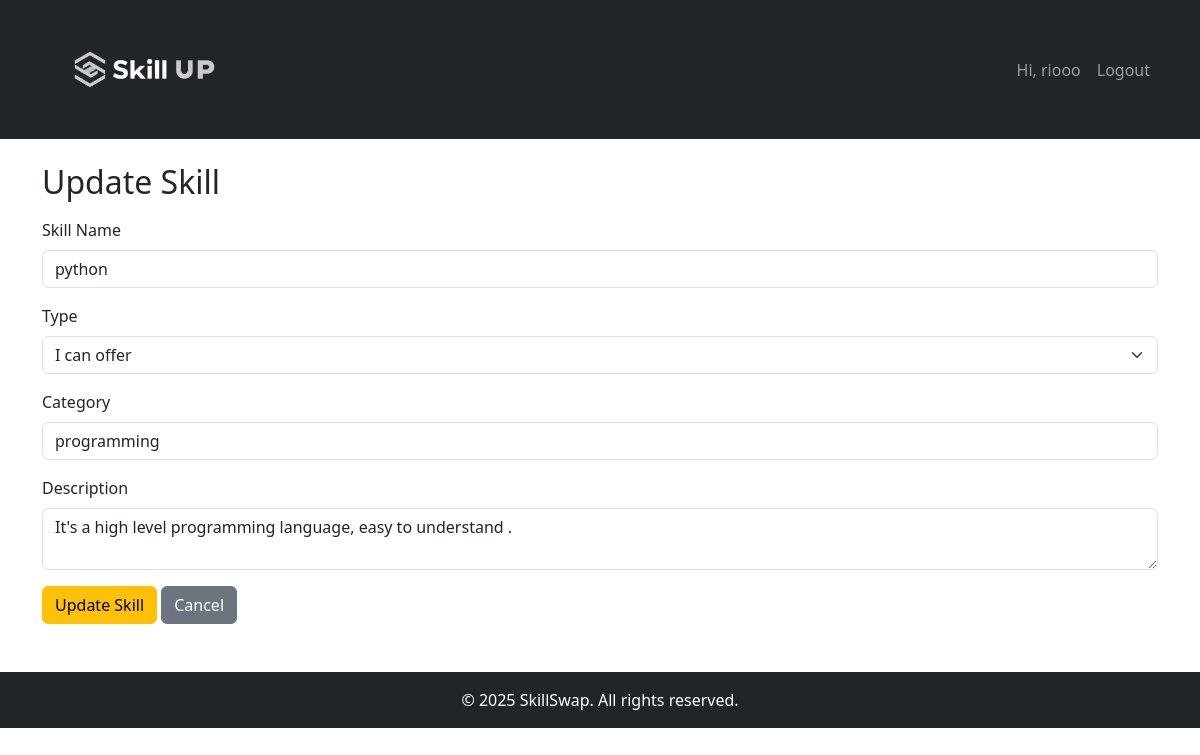
Page /skills/update/1 (signed in) on the committed database.
### SkillSwaP/app/models/user.py (models this page shows, shortened)
class User(db.Model, UserMixin):
    id = db.Column(db.Integer, primary_key = True)
    username = db.Column(db.String(50), nullable = False, unique = True)
    email = db.Column(db.String(120), nullable = False, unique = True)
    password = db.Column(db.String(200), nullable = False)
    is_verified = db.Column(db.Boolean, default = False)
    skills = db.relationship('Skill', backref = 'user', lazy = True, cascade='all, delete-orphan')

### SkillSwaP/app/models/skill.py (models this page shows, shortened)
class Skill(db.Model):
    id = db.Column(db.Integer, primary_key = True)
    name = db.Column(db.String(100), nullable = False)
    category = db.Column(db.String(50), nullable = False)
    description = db.Column(db.Text, nullable = True)
    skill_type = db.Column(db.String(10), nullable = False) #'offer' or 'Learn'
    user_id = db.Column(db.Integer, db.ForeignKey('user.id'), nullable = False)

### SkillSwaP/app/routes/skills.py (the view, shortened to what this page needs)
@skills_bp.route('/skills/update/<int:skill_id>', methods=['POST', 'GET'])
@login_required
def update_skill(skill_id):
    skill = Skill.query.get_or_404(skill_id)
    if skill.user_id != current_user.id:
        flash('Unauthorized!', 'danger')
        return redirect(url_for('skills_bp.skills'))
    form = SkillForm(obj=skill)
    return render_template('skills/update_skill.html', form = form, skill = skill)

### SkillSwaP/app/forms.py
class SkillForm(FlaskForm):
    name = StringField('Skill Name', validators=[DataRequired(), Length(max=100)])
    category = StringField('Category', validators=[DataRequired(), Length(max=50)])
    description = TextAreaField('Description')
    skill_type = SelectField(
        "Type",
        choices=[('offer','I can offer'),('learn', 'I want to learn')],
        validators=[DataRequired()]
    )
    submit = SubmitField('Save')

### SkillSwaP/app/models/user.py (called while the page is built)
@login_manager.user_loader
def load_user(user_id):
    return User.query.get(int(user_id))

### SkillSwaP/app/templates/skills/update_skill.html (shortened to what this page needs)
{% extends "base.html" %}
{% block content %}
<h2 class="mb-3">Update Skill</h2>
<form method="POST" action="{{ url_for('skills_bp.update_skill', skill_id=skill.id) }}">
    <div class="mb-3">
        {{ form.name.label(class="form-label") }}
        {{ form.name(class="form-control") }}
    </div>
    <div class="mb-3">
        {{ form.skill_type.label(class="form-label") }}
        {{ form.skill_type(class="form-select") }}
    </div>
    <div class="mb-3">
        {{ form.category.label(class="form-label") }}
        {{ form.category(class="form-control") }}
    </div>
    <div class="mb-3">
        {{ form.description.label(class="form-label") }}
        {{ form.description(class="form-control") }}
    </div>
    <button type="submit" class="btn btn-warning">Update Skill</button>
    <a href="{{ url_for('skills_bp.skills') }}" class="btn btn-secondary">Cancel</a>
</form>
{% endblock %}

### SkillSwaP/app/templates/base.html (shortened to what this page needs)
<!DOCTYPE html>
<html lang="en">
<head>
    <link rel="stylesheet" href="https://cdn.jsdelivr.net/npm/bootstrap@5.3.0/dist/css/bootstrap.min.css">
</head>
<body>
    <header>
        <nav class="navbar navbar-expand-lg navbar-dark bg-dark">
            <div class="container">
                <a class="navbar-brand" href="{{ url_for('auth_bp.dashboard') }}">
                    <img src="{{url_for('static', filename='images/logo.png')}}" alt="SkillUP"  width="200px">
                </a>
                <div class="collapse navbar-collapse">
                    <ul class="navbar-nav ms-auto">
                        {% if current_user.is_authenticated %}
                            <li class="nav-item">
                                <span class="nav-link">Hi, {{ current_user.username }}</span>
                            </li>
                            <li class="nav-item">
                                <a class="nav-link" href="{{ url_for('auth_bp.logout') }}">Logout</a>
                            </li>
                        {% endif %}
                    </ul>
                </div>
            </div>
        </nav>
    </header>
    <main class="container mt-4">
        {% block content %}{% endblock %}
    </main>
    <footer class="bg-dark text-white text-center py-3 mt-5">
        <p class="mb-0">&copy; {{ current_year or "2025" }} SkillSwap. All rights reserved.</p>
    </footer>
</body>
</html>

### rows in the picture
User: username "riooo"
Skill: name "python", skill_type "I can offer", category "programming", description "It's a high level programming language, easy to understand ."

### other values in the picture
{{ current_year or "2025" }} "2025"
